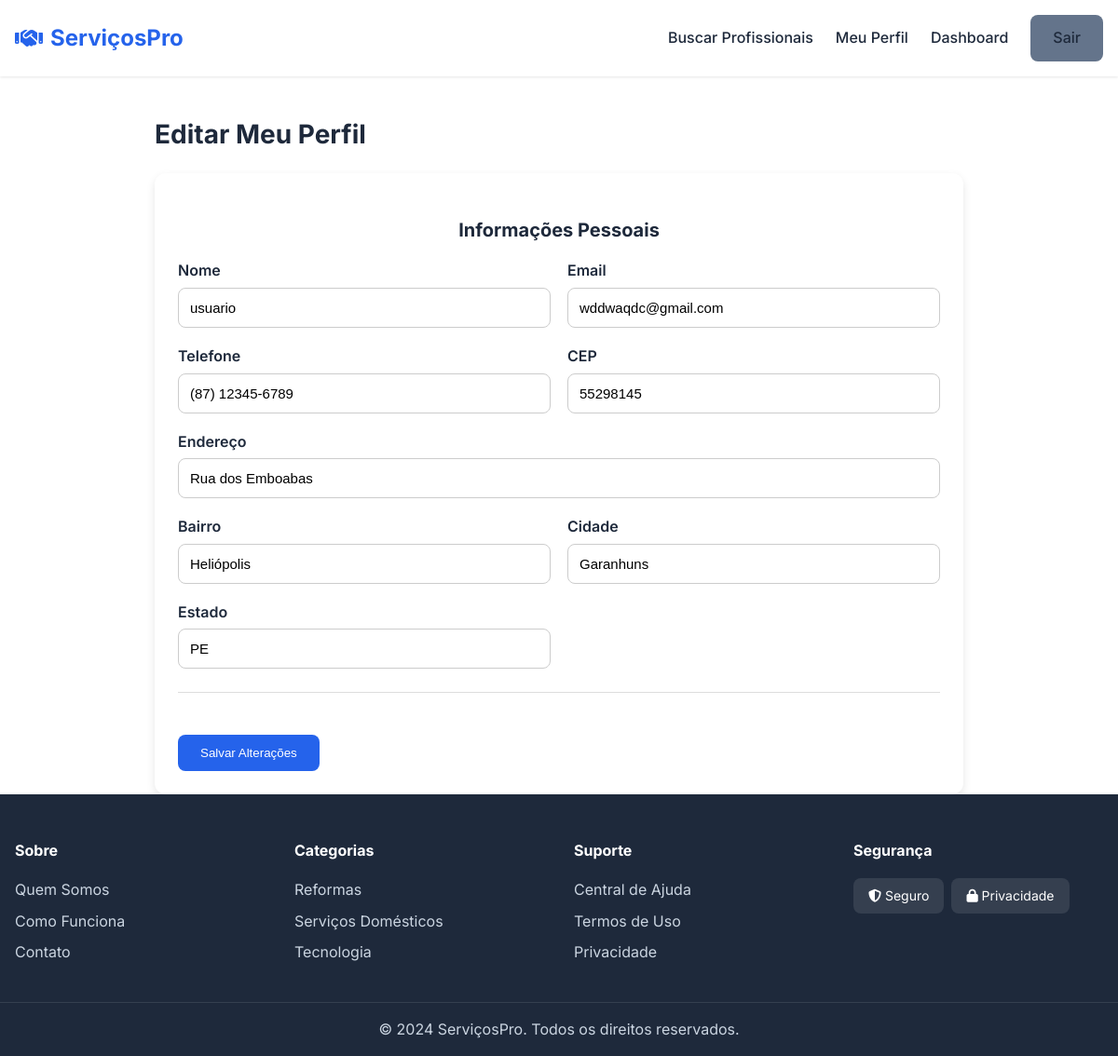
/perfil/editar (signed in), run on an earlier commit of the app's database.
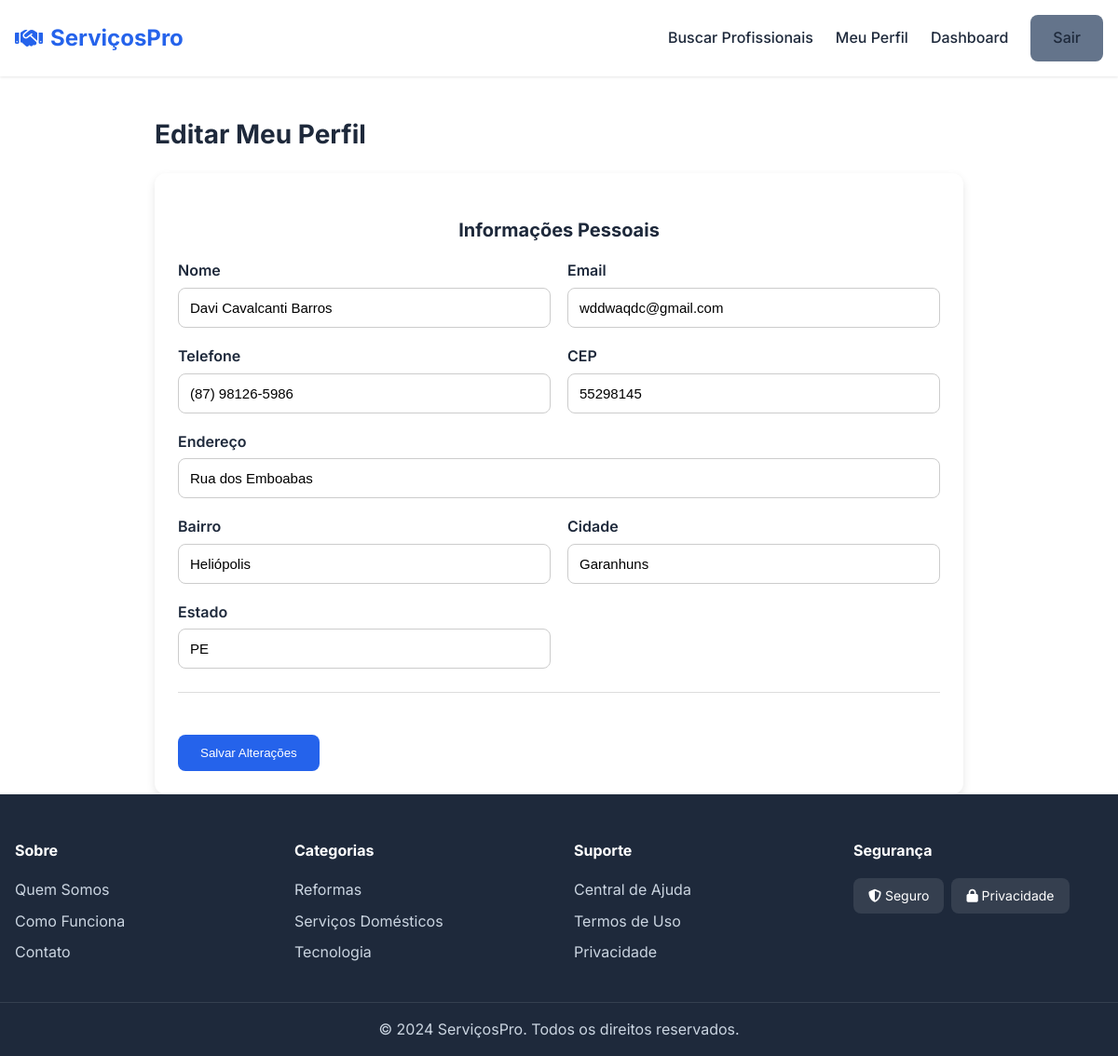
And on a later commit of the database.
### models.py (models this page shows, shortened)
class User(db.Model, UserMixin):
    __tablename__ = 'users'
    id = db.Column(db.Integer, primary_key=True)
    name = db.Column(db.String(120), nullable=False)
    cpf = db.Column(db.String(14), unique=True, nullable=False)
    email = db.Column(db.String(120), unique=True, nullable=False)
    phone = db.Column(db.String(20))
    password_hash = db.Column(db.String(255), nullable=False)
    user_type = db.Column(db.String(20), default='client')  # client / professional
    cep = db.Column(db.String(9))
    address = db.Column(db.String(200))
    neighborhood = db.Column(db.String(120))
    city = db.Column(db.String(120))
    state = db.Column(db.String(2))
    created_at = db.Column(db.DateTime, default=datetime.utcnow)
    professional_profile = db.relationship(
        "Professional",
        backref="user",
        uselist=False,
        cascade="all, delete-orphan"
    )
    client_requests = db.relationship(
        "ServiceRequest",
        backref="client",
        foreign_keys="ServiceRequest.client_id",
        cascade="all, delete-orphan"
    )
    reviews_given = db.relationship(
        "Review",
        backref="client",
        foreign_keys="Review.client_id",
        cascade="all, delete-orphan"
    )

### app.py (the view, shortened to what this page needs)
@app.route('/perfil/editar', methods=['GET', 'POST'])
@login_required
def editar_perfil():
    user = User.query.get_or_404(current_user.id)
    prof = Professional.query.filter_by(user_id=user.id).first()
    categories = ServiceCategory.query.order_by(ServiceCategory.name).all()
    return render_template('usuarios/edit.html', user=user, prof=prof, categories=categories)

### app.py (called while the page is built)
@login_manager.user_loader
def load_user(user_id):
    try:
        return User.query.get(int(user_id))
    except Exception:
        return None

### templates/usuarios/edit.html (shortened to what this page needs)
{% extends "base.html" %}
{% block content %}
<div class="container" style="max-width: 900px; margin-top: 40px;">
    <h2 class="page-title">Editar Meu Perfil</h2>
    <form method="POST" class="form-card">
        <h3 class="section-title">Informações Pessoais</h3>
        <div class="form-grid">
            <div>
                <label>Nome</label>
                <input type="text" name="name" value="{{ user.name }}" required>
            </div>
            <div>
                <label>Email</label>
                <input type="email" name="email" value="{{ user.email }}" required>
            </div>
            <div>
                <label>Telefone</label>
                <input type="text" name="phone" value="{{ user.phone }}">
            </div>
            <div>
                <label>CEP</label>
                <input type="text" name="cep" value="{{ user.cep }}">
            </div>
            <div class="full">
                <label>Endereço</label>
                <input type="text" name="address" value="{{ user.address }}">
            </div>
            <div>
                <label>Bairro</label>
                <input type="text" name="neighborhood" value="{{ user.neighborhood }}">
            </div>
            <div>
                <label>Cidade</label>
                <input type="text" name="city" value="{{ user.city }}">
            </div>
            <div>
                <label>Estado</label>
                <input type="text" name="state" value="{{ user.state }}">
            </div>
        </div>
        <hr>
        <button type="submit" class="btn-primary" style="margin-top: 20px;">
            Salvar Alterações
        </button>
    </form>
</div>
{% endblock %}

What changed in the data, as far as the page shows it:
changed User "wddwaqdc@gmail.com": name "usuario" → "Davi Cavalcanti Barros"; phone "(87) 12345-6789" → "(87) 98126-5986"
